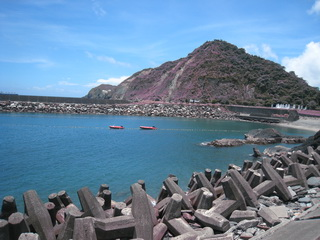
#> input picture _4.python/__code/Python自學聖經(第二版)/ch28/img01.jpg, 320 x 240 px
$ python Image4.py
#> lines starting #> are read from the running program, lines starting #| are printed output that depends on the picture
from PIL import Image
img = Image.open("img01.jpg")
#> img is the input picture: PIL image 320x240 RGB; mean R, G, B 102, 130.8, 156.6

img1=img.rotate(90) #旋轉90度
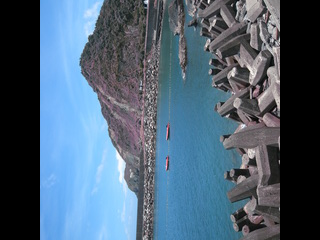
#> img1: PIL image 320x240 RGB; mean R, G, B 76.5, 97.8, 116.9
img1.save("rotate01.jpg")
img.rotate(180).save("rotate02.jpg")#旋轉180度
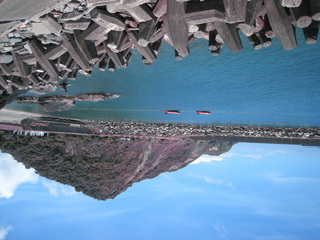
#> saved as rotate02.jpg: PIL image 320x240 RGB; mean R, G, B 102, 130.8, 156.6
img.rotate(45).save("rotate03.jpg") #旋轉45度
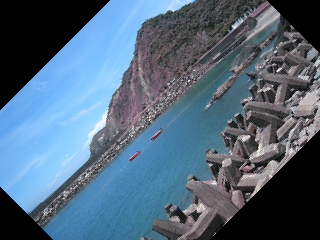
#> saved as rotate03.jpg: PIL image 320x240 RGB; mean R, G, B 81.1, 103.6, 123.3
